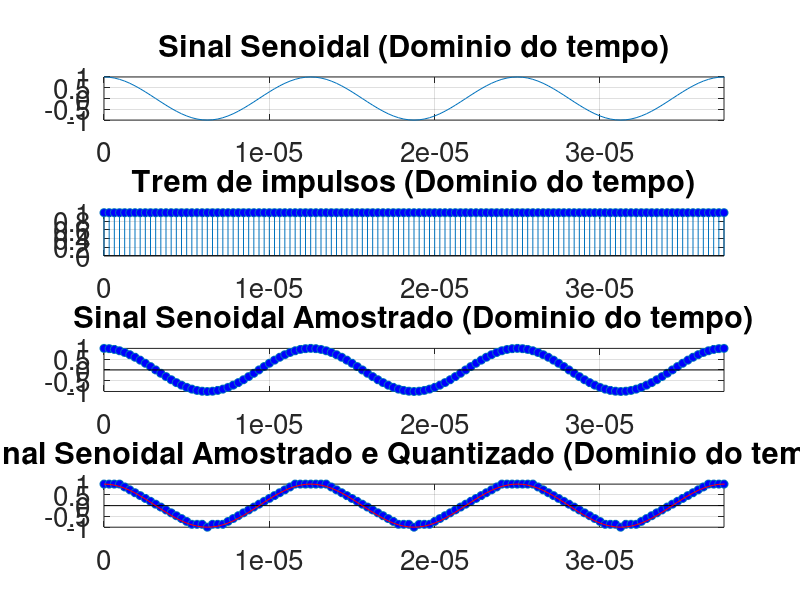

MATLAB code for this plot: (Note: this script raises an error after producing the figure.)
close all; clear all; clc;
pkg load signal;
pkg load communications;

% Altera o tamanho da fonte nos plots para 15
set(0, 'DefaultAxesFontSize', 20);

% Defining the base signal amplitude.
A_signal = 1;

% Defining the frequency for the base signal 
f_signal = 80000;

% Defining the period and frequency of sampling:
fs = 40*f_signal;
Ts = 1/fs;
T = 1/f_signal;

% Defining the sinal period.
t_inicial = 0;
t_final = 0.01;

% "t" vector, correspondig to the time period of analysis, on time domain.
t = [t_inicial:Ts:t_final];

signal = A_signal*cos(2*pi*f_signal*t);

% Criando um trem de impulsos com período de 2T
impulse_train = zeros(size(t));
impulse_train(mod(t, 1/fs) == 0) = 1;

signal_sampled = signal .* impulse_train;

% Quantidade de níveis desejada (tirando o 0)
n=4;
num_levels = 2^n;

% Gerando os níveis de quantização automaticamente
levels = linspace(-1, 1, num_levels);

% Verifica se o vetor possui algum elemento com "0"
for i = 1:length(levels)
    if levels(i) == 0
        levels(i) = [];
        break; 
    end
end


% Quantização
quantized_signal = zeros(size(signal_sampled));
for i = 1:length(signal_sampled)
    for j = 1:length(levels)
        if signal_sampled(i) <= levels(j)
            quantized_signal(i) = levels(j);
            break;
        end
    end
end

figure(1)
subplot(411)
plot(t,signal)
grid on;
xlim([0 3*T])
title('Sinal Senoidal (Dominio do tempo)')

subplot(412)
stem(t,impulse_train, 'MarkerFaceColor', 'b')
grid on;
xlim([0 3*T])
title('Trem de impulsos (Dominio do tempo)')

subplot(413)
stem(t,signal_sampled, 'LineStyle','none', 'MarkerFaceColor', 'b')
grid on;
xlim([0 3*T])
title('Sinal Senoidal Amostrado (Dominio do tempo)')

subplot(414)
stem(t,quantized_signal, 'LineStyle','none', 'MarkerFaceColor', 'b')
xlim([0 3*T])
hold on; 
plot(t,signal, 'r')
xlim([0 3*T])
grid on;
title('Sinal Senoidal Amostrado e Quantizado (Dominio do tempo)')

% Desloca o vetor quantizado para 0 ou mais
min_value = min(quantized_signal);
quantized_signal = quantized_signal - min_value;

% Multiplica os valores quantizados para que sejam números inteiros
num_intervals = num_levels - 1; % Número de intervalos entre os níveis
quantized_signal_int = quantized_signal * num_intervals;

% Convertendo valores quantizados inteiros para binário
binary_signal = de2bi(quantized_signal_int, n);

% Concatenando os valores binários em um único vetor
binary_signal_concatenated = reshape(binary_signal.', 1, []);

% Vetor de tempo
t = linspace(0, 1, length(binary_signal_concatenated) * 2);

% Repetindo cada valor do sinal
repeated_signal = reshape(repmat(binary_signal_concatenated, 2, 1), 1, []);

% realizando a superamostragem do sinal com a função upper

% Superamostragem
n = 10;
amplitude =5;
repeated_signal_up = upsample(repeated_signal, n);

filtr_tx = ones(1, n);
filtered_signal = filter(filtr_tx, 1, repeated_signal_up)*2*amplitude-amplitude;

% criando um novo vetor de t para o sinal filtrado
t_super = linspace(0, 1, length(filtered_signal));

var_noise = 0.1; 
transmission_noise = sqrt(var_noise)*randn(1,length(filtered_signal)); 

transmitted_signal = filtered_signal + transmission_noise; 

% Plotando o sinal
figure(2)
subplot(311)
plot(t,repeated_signal, 'LineWidth', 2);
ylim([-0.2, 1.2]);
xlim([0, 50*T]);
xlabel('Tempo');
ylabel('Amplitude');
title('Sinal Binário como Onda Quadrada');
grid on;

subplot(312)
plot(t_super,filtered_signal, 'LineWidth', 2);
xlim([0, 50*T]);
ylim([-amplitude*1.2 , amplitude*1.2]);
xlabel('Tempo');
ylabel('Amplitude');
title('Sinal Binário como Onda Quadrada');
grid on;

subplot(313)
plot(t_super,transmitted_signal, 'LineWidth', 2);
xlim([0, 50*T]);
ylim([-amplitude*1.2 , amplitude*1.2]);
xlabel('Tempo');
ylabel('Amplitude');
title('Sinal Binário como Onda Quadrada');
grid on;

% Recepção: 

% definindo o limiar (valor que vai decidir se o sinal é 0 ou 1)
limiar = 0;

% amostrando o sinal recebido
received_signal = transmitted_signal(n/2:n:end);
received_binary = received_signal > limiar; 

t_received = linspace(0, 1, length(t_super)/n);

% Plotando o sinal
figure(3)
subplot(211)
plot(t_received, received_signal);
xlim([0, 50*T]);
subplot(212)
stem(t_received, received_binary);
xlim([0, 50*T]);

num_erro = sum(xor(received_signal, received_binary)) 
taxa_erro = num_erro/length(t_super)







% Vetor de tempo para o sinal recebido
t_received = linspace(0, 1, length(received_signal));

% Interpolando o sinal para restaurar a taxa de amostragem original
received_signal_interp = interp(received_signal, n);

% Filtrando o sinal interpolado para remover artefatos
filtr_rx = ones(1, n);
received_signal_filtered = filter(filtr_rx, 1, received_signal_interp) / n;

% Plotando o sinal recuperado
figure(4);
subplot(211);
plot(t_super, filtered_signal, 'LineWidth', 2, 'DisplayName', 'Sinal Original');
hold on;
plot(t_received, received_signal_filtered(1:length(t_received)), '--', 'LineWidth', 2, 'DisplayName', 'Sinal Recuperado');
xlim([0, 50*T]);
ylim([-amplitude*1.2 , amplitude*1.2]);
xlabel('Tempo');
ylabel('Amplitude');
title('Sinal Original e Sinal Recuperado');
legend;
grid on;

% Convertendo o sinal recuperado para o formato analógico
received_analog_signal = received_signal_filtered(1:length(t_received)) * (2*amplitude) - amplitude; % Normalização da amplitude

% Plotando o sinal analógico recuperado
subplot(212);
plot(t_received, received_analog_signal, 'LineWidth', 2);
xlim([0, 50*T]);
xlabel('Tempo');
ylabel('Amplitude');
title('Sinal Analógico Recuperado');
grid on;
